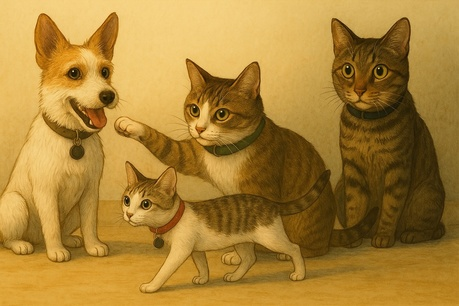
#> input picture data/photo.jpeg, 459 x 306 px, shrunk from 1086 x 724 before the run
$ python check_assumptions.py
#> lines starting #> are read from the running program, lines starting #| are printed output that depends on the picture; long printed decimals are rounded
### src/methods.py
"""Project 3 - SVD from scratch (NumPy only, no numpy.linalg).

Each function is one step of the Iteration 2 algorithm.
Symbols follow the Overleaf report: A (m x n), M = A^T A (n x n),
lambda_i, sigma_i = sqrt(lambda_i), u_i (length m), v_i (length n).

The same functions run the small example, the simulation and the real data.
"""
import numpy as np


# Helper:  ||x||_2 = sqrt(x^T x)
def my_norm(x):
    """Euclidean norm of a vector. Input: x (length p). Output: float."""
    norm = np.sqrt(x @ x)
    return norm


# Step 1:  M = A^T A            (Iteration 2, Q1: M is symmetric PSD)
def my_gram(A):
    """Input: A (m x n). Output: M (n x n)."""
    M = np.transpose(A) @ A
    return M


# Step 2:  v_{t+1} = M v_t / ||M v_t||,   lambda = v^T M v
def my_power_iteration(M, tol=1e-12, max_iter=10_000, seed=0):
    """Largest eigenpair of a symmetric PSD matrix M.

    Input:  M (n x n).
    Output: lam (float), v (length n, ||v|| = 1).
    Stop when ||v_{t+1} - v_t|| < tol.
    """
    n = M.shape[0]
    rng = np.random.default_rng(seed)
    v = rng.normal(size=n)
    v /= my_norm(v)

    for i in range(max_iter):
        w = (M @ v)
        w /= my_norm(w)
        diff = my_norm(w - v)
        v = w
        if diff < tol:
            break

    lam = v @ M @ v
    return lam, v


# Step 3:  M <- M - lambda v v^T          (deflation)
def my_deflate(M, lam, v):
    """Remove the found eigenpair. Input: M (n x n), lam, v. Output: new M (n x n)."""
    return M - lam * np.outer(v, v)


# Step 4:  sigma_i = sqrt(lambda_i),  u_i = A v_i / sigma_i   (Iteration 2, Q2)
def my_svd_power(A, k, tol=1e-12, max_iter=10_000, seed=0):
    """Top-k SVD by power iteration + deflation (repeat Steps 2-3 k times).

    Input:  A (m x n), k.
    Output: sig (length k, largest first),
            U   (m x k, columns u_i),
            V   (n x k, columns v_i)   <- V, not V^T
    """
    m, n = A.shape
    sig = np.zeros(k)
    U = np.zeros((m, k))
    V = np.zeros((n, k))
    M = my_gram(A)

    for i in range(k):
        if not M.any():
            break
        lam, v = my_power_iteration(M, tol=tol, max_iter=max_iter, seed=seed)
        if lam <= 0:
            break
        sig[i] = np.sqrt(lam)
        V[:, i] = v
        U[:, i] = (A @ v) / sig[i]
        if i + 1 < k:
           M = my_deflate(M, lam, v)

    return sig, U, V


# Step 5:  A_k = sum_{i<=k} sigma_i u_i v_i^T = U_k Sigma_k V_k^T   (Iteration 2, Q3)
def my_rank_k(sig, U, V, k):
    """Input: sig, U, V from my_svd_power, k. Output: A_k (m x n)."""
    return (U[:, :k] * sig[:k]) @ V[:, :k].T

# Step 6:  energy(k) = sum_{i<=k} sigma_i^2 / ||A||_F^2      (Iteration 2, Q4)
def my_energy(sig, A):
    """Cumulative energy for k = 1, ..., len(sig).

    Denominator ||A||_F^2 = sum of all sigma_i^2, so only the top sigmas are needed.
    Input: sig (length k), A (m x n). Output: array (length k).
    """
    A = np.asarray(A, dtype=float)
    sig = np.asarray(sig, dtype=float)
    total = np.sum(A**2)
    cumulative = np.cumsum(sig**2)

    if total == 0:
        return np.zeros_like(cumulative)

    cumulative /= total
    return cumulative

# Step 7:  storage = k (m + n + 1)                            (Iteration 2, Q5)
def my_storage_cost(k, m, n):
    """Numbers stored for a rank-k approximation. Output: int."""
    return k * (m + n + 1)

### src/image_analysis.py
from pathlib import Path
import argparse

import numpy as np
import matplotlib.pyplot as plt
from PIL import Image


def load_image(image_path):
    """Load an image as the data matrix A for the SVD (used by run_real.py).

    Cleaning steps (record these in the report):
      1. Convert to grayscale with PIL's convert("L"):
         L = 0.299 R + 0.587 G + 0.114 B  (ITU-R 601-2 luma).
      2. Convert to float and divide by 255, so every entry A_ij is in [0, 1].
    One entry A_ij is the brightness of pixel (i, j).
    """
    with Image.open(image_path) as img:
        gray = img.convert("L")
        A = np.asarray(gray, dtype=float) / 255.0
    return A


# [107 lines left out: function analyze_image, not called in this run]


# [19 lines that do not run on import are left out]

### src/simulate.py
"""Project 3 simulation (moved from the Iteration 2 script simulation.py).

Model:  A = L + noise * E,   L = B C,
        B in R^{m x r}, C in R^{r x n}, E in R^{m x n}, all entries ~ N(0, 1).
L has rank r exactly (the truth); A is L plus small noise.
"""
import numpy as np


def simulate_low_rank(m=120, n=80, r=5, noise=0.01, seed=0, return_truth=False):
    """Return A (m x n). With return_truth=True, return (A, L), where L = B C is the noise-free rank-r matrix.

    The random draws are made in the same order as in Iteration 2
    (B, then C, then E), so seed=0 gives exactly the same A as last week.
    """
    rng = np.random.default_rng(seed)
    B = rng.normal(size=(m, r))
    C = rng.normal(size=(r, n))
    L = B @ C                                  # truth: rank r
    A = L + noise * rng.normal(size=(m, n))    # observed data
    if return_truth:
        return A, L
    return A


# [10 lines that do not run on import are left out]

### src/check_assumptions.py
"""Check the four Iteration 2 assumptions, on the simulation first, then on the real image.

The simulation is low rank by construction, so its checks show what "passing" looks like.
  1. The image is close to low rank.
  2. Error is measured by the Frobenius norm.
  3. Singular values are sorted and u_i is computed from v_i.
  4. Computing through A^T A is accurate enough.

Run:  python src/check_assumptions.py
"""
from pathlib import Path

import numpy as np
import matplotlib.pyplot as plt

from image_analysis import load_image
from simulate import simulate_low_rank
from methods import my_svd_power, my_rank_k, my_energy

ROOT = Path(__file__).resolve().parent.parent
OUTPUT_DIR = ROOT / "figures"


def check(name, A, k_max, ks):
    """Run the four checks on one data matrix.

    Input:  name (str), A (m x n), k_max (number of singular values to compute),
            ks (values of k to print, each < k_max).
    Output: sig (ours, length k_max), s_lib (library, all), rel (relative error of each sigma_i).
    """
    m, n = A.shape
    total = np.sum(A ** 2)
    sig, U, V = my_svd_power(A, k=k_max)
    s_lib = np.linalg.svd(A, compute_uv=False)          # check only

    print(f"\n=== {name}: {m} x {n}, k_max = {k_max} ===")

    # 1. Low rank: energy(k) and the gap sigma_k / sigma_{k+1}
    energy = my_energy(sig, A)
    print("1. Low rank")
    for k in ks:
        print(f"   k = {k:3d}: energy = {energy[k - 1]:.6f}, "
              f"sigma_k / sigma_(k+1) = {sig[k - 1] / sig[k]:.2f}")

    # 2. Frobenius error ||A - A_k||_F / ||A||_F vs the worst single entry
    print("2. Frobenius error vs worst entry")
    for k in ks:
        R = A - my_rank_k(sig, U, V, k)
        print(f"   k = {k:3d}: ||A - A_k||_F / ||A||_F = {np.sqrt(np.sum(R ** 2) / total):.4f}, "
              f"max |a_ij - (A_k)_ij| = {np.abs(R).max():.4f}")

    # 3. Sorted: sigma_1 >= sigma_2 >= ...;  paired: A v_i = sigma_i u_i;  orthonormal: U^T U = I
    #    (u_i = A v_i / sigma_i by construction, so A V = U S only confirms the code)
    print("3. Sorted and paired")
    print("   sigma decreasing:", bool(np.all(np.diff(sig) <= 0)))
    print(f"   max |A V - U S| = {np.abs(A @ V - U * sig).max():.2e}")
    print(f"   max |U^T U - I| = {np.abs(U.T @ U - np.eye(k_max)).max():.2e}")
    if k_max == min(m, n):
        print(f"   ||A - U S V^T||_F = {np.linalg.norm(A - (U * sig) @ V.T):.2e}")

    # 4. Accuracy through A^T A: relative error of each sigma_i against the library
    rel = np.abs(sig - s_lib[:k_max]) / s_lib[:k_max]
    cond = s_lib[0] / s_lib[-1]          # sigma_1 / sigma_min over the min(m, n) values
    print("4. Accuracy through A^T A")
    if m >= n:
        print(f"   cond(A) = {cond:.3e},  cond(A^T A) = cond(A)^2 = {cond ** 2:.3e}")
    else:
        print(f"   A^T A is {n} x {n} with rank <= {m}, so it is singular (cond = inf).")
        print(f"   On its nonzero part: (sigma_1 / sigma_{m})^2 = {cond ** 2:.3e}")
    print(f"   rel. error of sigma_1 = {rel[0]:.1e}, of sigma_{k_max} = {rel[-1]:.1e}, "
          f"max = {rel.max():.1e}")

    return sig, s_lib, rel


def main():
    OUTPUT_DIR.mkdir(parents=True, exist_ok=True)

    # 1. Simulation first (low rank by construction)
    A_sim = simulate_low_rank(m=120, n=80, r=5, noise=0.01, seed=0)
    sig_s, lib_s, rel_s = check("Simulation", A_sim, k_max=80, ks=[5, 10])
    _, U5, _ = my_svd_power(A_sim, k=5)
    print(f"   Top 5 only: max |U^T U - I| = {np.abs(U5.T @ U5 - np.eye(5)).max():.2e}")

    # 2. Real image
    A_real = load_image(ROOT / "data" / "photo.jpeg")
#> in load_image, img is the input picture: PIL image 459x306 RGB; mean R, G, B 170.1, 130.3, 54.5
#> in load_image, `gray = img.convert("L")`:
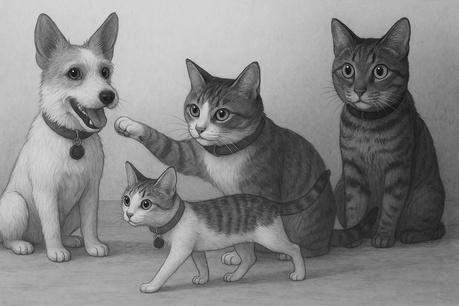
#> gray: PIL image 459x306 L; min 11, max 226, mean 133.6
    sig_r, lib_r, rel_r = check("Real image", A_real, k_max=51, ks=[5, 20, 50])
#> in check (call 2), `total = np.sum(A ** 2)`: total = 44295.6
#> call 3 of my_svd_power, with k = 51, tol = 1e-12, max_iter = 10000, seed = 0
#> in my_gram (call 3), `M = np.transpose(A) @ A`:
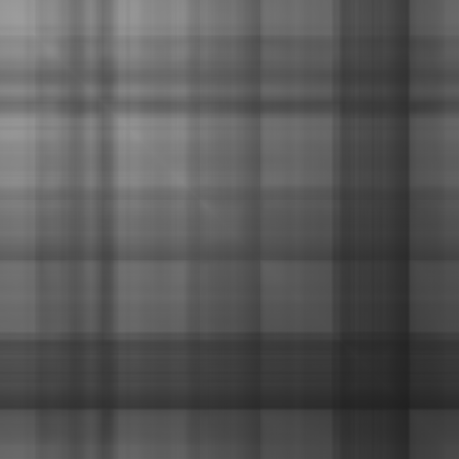
#> M: shape (459, 459) float64; min 33.57, max 156.5, mean 87.6
#> the loop in my_svd_power (call 3), `for i in range(k):` made 51 passes
#> lam on passes 1 to 6: 41763.4, 750.1, 427.2, 309.4, 170.8, 101
#> pass 1, in my_svd_power (call 3), `M = my_deflate(M, lam, v)`:
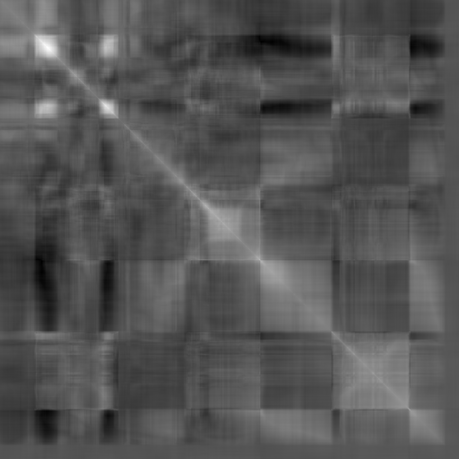
#> M: shape (459, 459) float64; min -7.85, max 15.73, mean 0.0351; drawn with min black and max white
#> after the loop in my_svd_power (call 3), `for i in range(k):`:
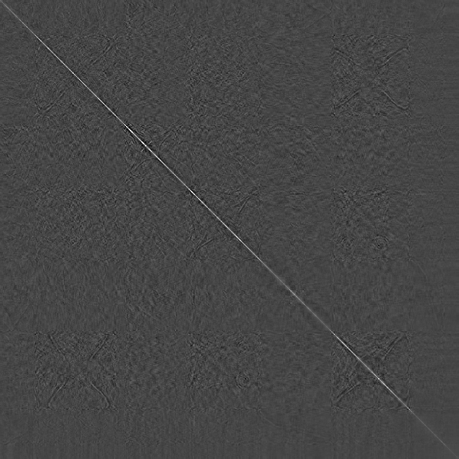
#> M: shape (459, 459) float64; min -0.185, max 0.487, mean 4.73e-07; drawn with min black and max white
#> after the loop in my_svd_power (call 3), `for i in range(k):`:
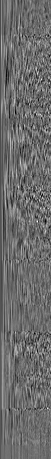
#> V: shape (459, 51) float64; min -0.203, max 0.274, mean -0.000723; drawn with min black and max white
#| === Real image: 306 x 459, k_max = 51 ===
#> the loop in check (call 2), `for k in ks:` made 3 passes
#|    k =   5: energy = 0.9803, sigma_k / sigma_(k+1) = 1.30
#|    k =  20: energy = 0.9945, sigma_k / sigma_(k+1) = 1.07
#|    k =  50: energy = 0.998, sigma_k / sigma_(k+1) = 1.03
#> the loop in check (call 2), `for k in ks:` made 3 passes
#|    k =   5: ||A - A_k||_F / ||A||_F = 0.1405, max |a_ij - (A_k)_ij| = 0.5905
#|    k =  20: ||A - A_k||_F / ||A||_F = 0.0743, max |a_ij - (A_k)_ij| = 0.5801
#|    k =  50: ||A - A_k||_F / ||A||_F = 0.0452, max |a_ij - (A_k)_ij| = 0.3825
#> pass 1, in check (call 2), `R = A - my_rank_k(sig, U, V, k)`:
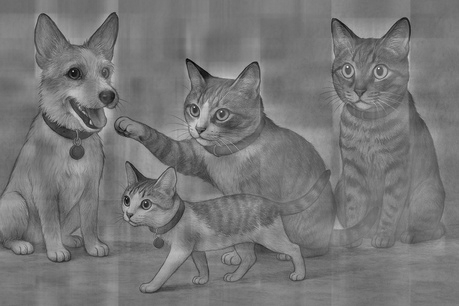
#> R: shape (306, 459) float64; min -0.519, max 0.591, mean 1.07e-05; drawn with min black and max white
#|    sigma decreasing: True
#|    max |A V - U S| = 1.42e-14
#|    max |U^T U - I| = 2.67e-11
#|    A^T A is 459 x 459 with rank <= 306, so it is singular (cond = inf).
#|    On its nonzero part: (sigma_1 / sigma_306)^2 = 2.151e+08
#|    rel. error of sigma_1 = 0.0e+00, of sigma_51 = 3.1e-14, max = 3.8e-14

    # 3. Figure: singular values (log scale) and relative error of each sigma_i
    fig, axes = plt.subplots(1, 2, figsize=(10, 3.8))

    axes[0].semilogy(np.arange(1, len(lib_s) + 1), lib_s, "o", ms=3, label="simulation")
    axes[0].semilogy(np.arange(1, 81), lib_r[:80], "s", ms=3, label="real image")
    axes[0].axvline(5, color="gray", ls=":", lw=1)
    axes[0].set_xlabel("i")
    axes[0].set_ylabel(r"$\sigma_i$")
    axes[0].set_title("Assumption 1: singular values")
    axes[0].legend()

    axes[1].semilogy(np.arange(1, len(rel_s) + 1), np.maximum(rel_s, 1e-17), "o", ms=3, label="simulation")
    axes[1].semilogy(np.arange(1, len(rel_r) + 1), np.maximum(rel_r, 1e-17), "s", ms=3, label="real image")
    axes[1].set_xlabel("i")
    axes[1].set_ylabel(r"$|\sigma_i - \sigma_i^{lib}| / \sigma_i^{lib}$")
    axes[1].set_title("Assumption 4: accuracy through $A^TA$")
    axes[1].legend()

    plt.tight_layout()

    plt.savefig(
        OUTPUT_DIR / "assumption_checks.png",
        dpi=300,
        bbox_inches="tight"
    )
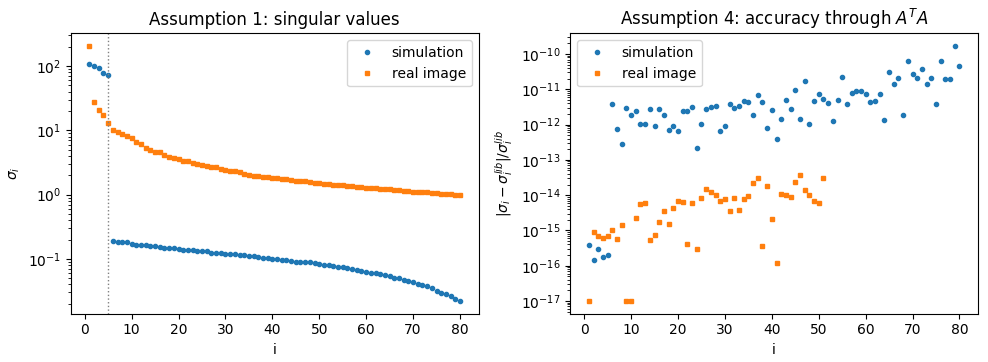
#> figure drawn by matplotlib, 2 panels; panel 1: curve peaks at x = 1, y = 109.2; panel 1: curve peaks at x = 1, y = 204.4; panel 2: curve peaks at x = 79, y = 1.67e-10; panel 2: curve peaks at x = 46, y = 3.77e-14
    plt.close()

    print("\n=== Figures Saved ===")
    print(OUTPUT_DIR / "assumption_checks.png")


if __name__ == "__main__":
    main()
